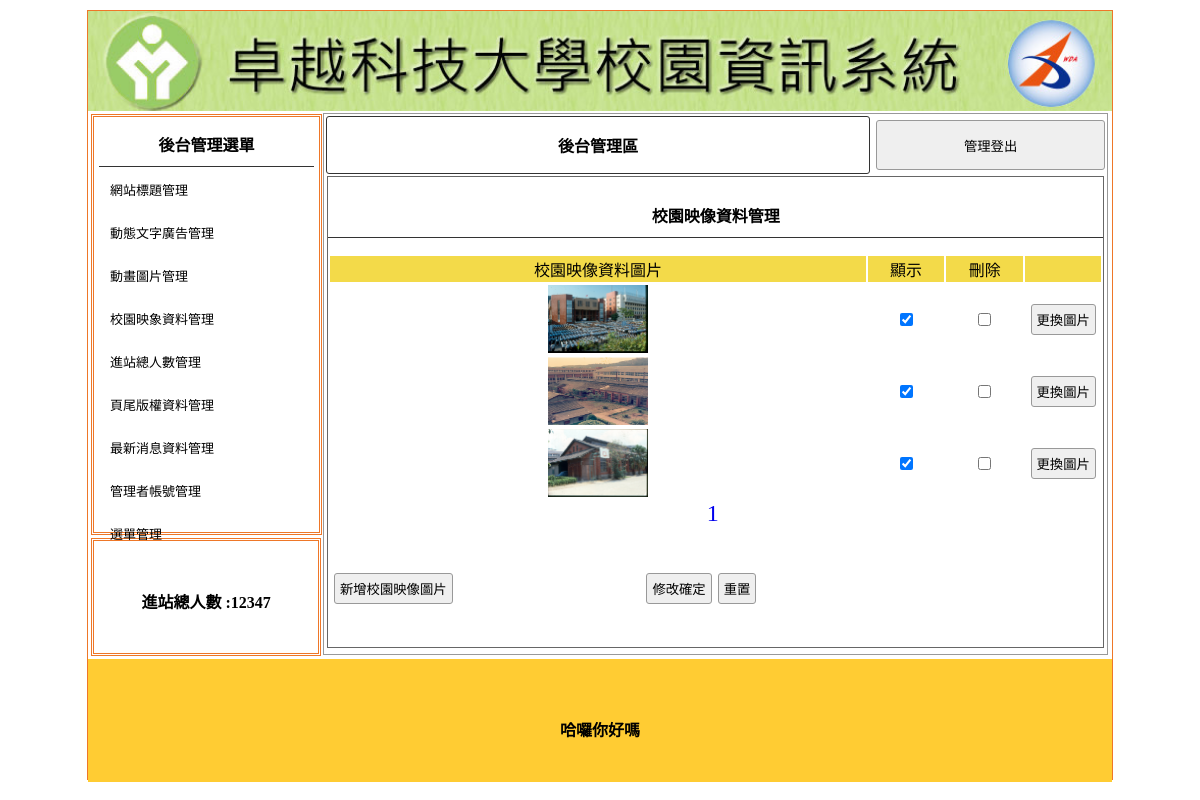
The page /back.php?do=image (signed in) on the database as committed earlier.
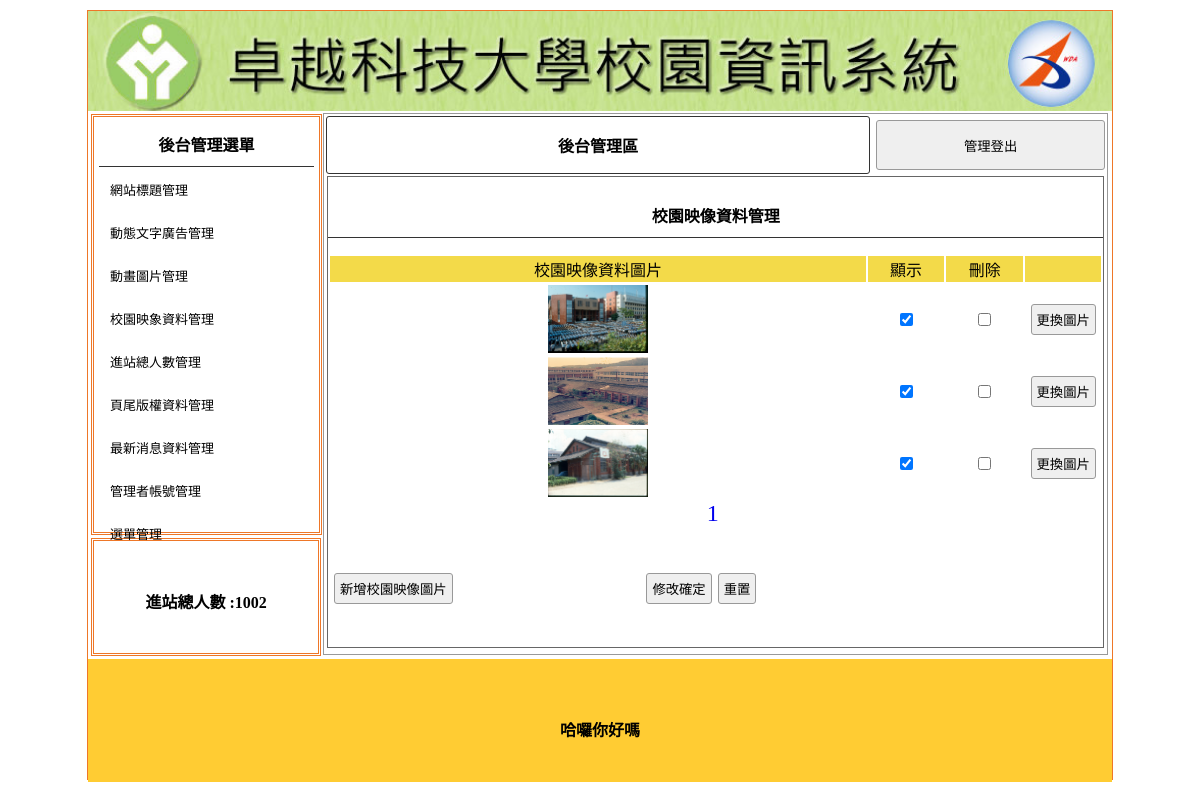
The same page on the database as committed later.
### tables this page shows
CREATE TABLE `total` (
  `id` int(10) NOT NULL,
  `total` int(10) NOT NULL DEFAULT 0
);

### api/db.php (called while the page is built, shortened)
<?php
class DB{
    protected $dsn = "mysql:host=localhost;charset=utf8;dbname=db91";
    protected $pdo;
    protected $table;
    public function __construct($table)
    {
        $this->table=$table;
        $this->pdo=new PDO($this->dsn,'root','');
    }
    function find($id)
    {
        $sql = "select * from `$this->table` ";
        if (is_array($id)) {
            $tmp = $this->a2s($id);
            $sql .= " where " . join(" && ", $tmp);
        } else if (is_numeric($id)) {
            $sql .= " where `id`='$id'";
        }
        $row = $this->pdo->query($sql)->fetch(PDO::FETCH_ASSOC);
        return $row;
    }
    private function a2s($array){
        foreach ($array as $col => $value) {
            $tmp[] = "`$col`='$value'";
        }
        return $tmp;
    }
}
$Total=new DB('total');
?>

### back.php (shortened to what the changed rows need)
<?php include_once "./api/db.php";
?>
<!DOCTYPE html PUBLIC "-//W3C//DTD XHTML 1.0 Transitional//EN" "http://www.w3.org/TR/xhtml1/DTD/xhtml1-transitional.dtd">
<html xmlns="http://www.w3.org/1999/xhtml">
<head>
	<link href="./css/css.css" rel="stylesheet" type="text/css">
</head>
<body>
	<div id="main">
		<div id="ms">
			<div id="lf" style="float:left;">
				<div class="dbor" style="margin:3px; width:95%; height:20%; line-height:100px;">
					<span class="t">進站總人數 :<?= $Total->find(1)['total']; ?></span>
				</div>
			</div>
		</div>
	</div>
</body>
</html>

Rows that differ between the two databases and show on the page:
changed total: total "12347" → "1002"
